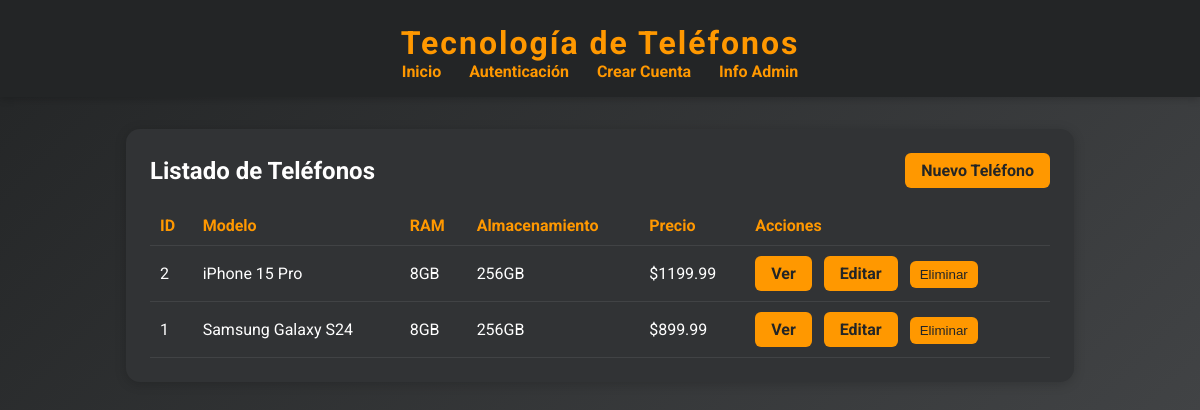
Page /phones (signed in) on the committed database.
### app.py (models this page shows)
class Phone(db.Model):
    id = db.Column(db.Integer, primary_key=True)
    name = db.Column(db.String(100), nullable=False)
    description = db.Column(db.String(255), nullable=False)
    ram = db.Column(db.String(20), nullable=False)
    storage = db.Column(db.String(20), nullable=False)
    camera = db.Column(db.String(50), nullable=False)
    battery = db.Column(db.String(20), nullable=False)
    price = db.Column(db.Float, nullable=False)
    image_url = db.Column(db.String(255), nullable=True)

### app.py (the view)
@app.route('/phones')
def phones_list():
    phones = Phone.query.order_by(Phone.id.desc()).all()
    return render_template('phones_list.html', phones=phones)

### templates/phones_list.html (shortened to what this page needs)
<!DOCTYPE html>
<html lang="es">
<head>
</head>
<body>
    <header>
        <h1>Tecnología de Teléfonos</h1>
        <nav>
            <a href="/">Inicio</a>
            <a href="/auth">Autenticación</a>
            <a href="/register">Crear Cuenta</a>
            {% if session.role == 'admin' %}
            <a href="/admin/info">Info Admin</a>
            {% endif %}
        </nav>
    </header>
    <div class="container">
        <div class="topbar">
            <h2 style="margin:0;">Listado de Teléfonos</h2>
            {% if session.role == 'admin' %}
            <a class="btn" href="/phones/new">Nuevo Teléfono</a>
            {% endif %}
        </div>
        <div class="table-responsive">
            <table>
                <thead>
                    <tr>
                        <th>ID</th>
                        <th>Modelo</th>
                        <th>RAM</th>
                        <th>Almacenamiento</th>
                        <th>Precio</th>
                        <th>Acciones</th>
                    </tr>
                </thead>
                <tbody>
                    {% for phone in phones %}
                    <tr>
                        <td>{{ phone.id }}</td>
                        <td>{{ phone.name }}</td>
                        <td>{{ phone.ram }}</td>
                        <td>{{ phone.storage }}</td>
                        <td>${{ '%.2f'|format(phone.price) }}</td>
                        <td class="actions">
                            <a class="btn" href="/phones/{{ phone.id }}">Ver</a>
                            {% if session.role == 'admin' %}
                            <a class="btn" href="/phones/{{ phone.id }}/edit">Editar</a>
                            <form method="POST" action="/phones/{{ phone.id }}/delete" onsubmit="return confirm('¿Eliminar este teléfono?');">
                                <button type="submit">Eliminar</button>
                            </form>
                            {% endif %}
                        </td>
                    </tr>
                    {% endfor %}
                </tbody>
            </table>
        </div>
    </div>
</body>
</html>

### templates/phones_list.html (style rules this page uses)
body { margin:0; font-family:'Roboto', Arial, sans-serif; background: linear-gradient(135deg, #232526 0%, #414345 100%); color:#fff; }
header { background:#232526; padding:24px 0 16px 0; text-align:center; box-shadow:0 2px 8px rgba(0,0,0,0.2); }
header h1 { margin:0; font-size:2rem; letter-spacing:2px; color:#ff9800; }
nav a { color:#ff9800; text-decoration:none; margin:0 12px; font-weight:700; }
.container { max-width:900px; margin:32px auto; background:#313335; border-radius:14px; box-shadow:0 2px 12px rgba(0,0,0,0.18); padding:24px; }
.topbar { display:flex; justify-content:space-between; align-items:center; margin-bottom:18px; }
.btn { background:#ff9800; color:#232526; padding:8px 16px; border-radius:6px; font-weight:bold; text-decoration:none; border:none; cursor:pointer; }
table { width:100%; border-collapse: collapse; }
th, td { padding:10px; text-align:left; }
th { color:#ff9800; }
tr { border-bottom:1px solid rgba(255,255,255,0.08); }
.actions a, .actions form { display:inline-block; margin-right:8px; }
.actions form button { background:#ff9800; color:#232526; padding:6px 10px; border-radius:6px; border:none; cursor:pointer; }

### rows in the picture
Phone: id "2", name "iPhone 15 Pro", ram "8GB", storage "256GB", price "1199.99"
Phone: id "1", name "Samsung Galaxy S24", ram "8GB", storage "256GB", price "899.99"
